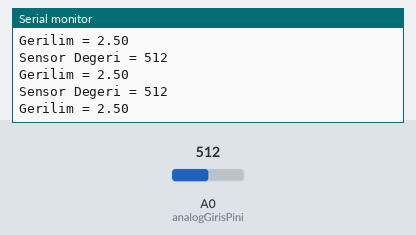
Recording of a sketch running on a simulated Arduino Uno, built with avr-gcc and run on an emulated ATmega328P. Shown: the last lines printed to the serial monitor. The test bench sets the inputs (shaded band); at power-on: A0 (analogGirisPini) = 512.

Above: at 1.3 s.
1.4 s: A0 (analogGirisPini) set to 716
At 1.82 s:
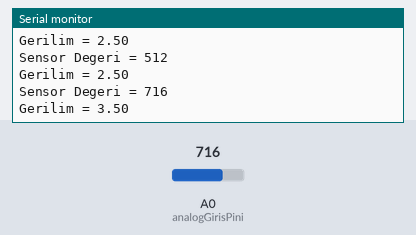
2.9 s: A0 (analogGirisPini) set to 900
At 3.32 s:
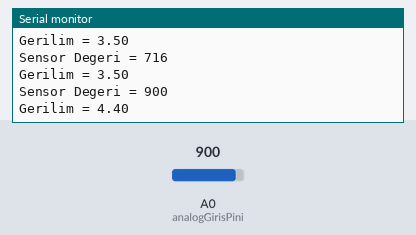
Timing chart, 0 to 5.9 s (numbered marks = the images above; inputs shaded):
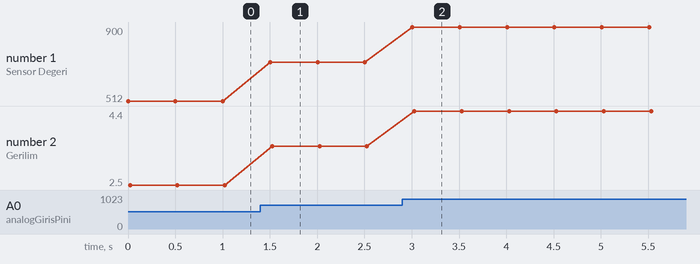

Measured:
- after the input at 1.4 s, the serial monitor: prints a new line after 0.10 s (image 1)
- after the input at 2.9 s, the serial monitor: prints a new line after 0.11 s (image 2)
- plotted number 1: 512 → 716 after the input at 1.4 s, 716 → 900 after the input at 2.9 s
- plotted number 2: 2.5 → 3.5 after the input at 1.4 s, 3.5 → 4.4 after the input at 2.9 s

The sketch:

Analog_GirisCikis1.ino
```cpp
/**********************************************************************
 Arduino Kitabı - Coşkun Taşdemir
 Dikeyeksen Yayınları
 http://www.dikeyeksen.com/muhendislik/arduino.html

 Analog Giriş - Çıkış İşlemleri - Örnek 1
 Analog - Dijital Çevrim Örneği
 A0 pinine bağlı olan potansiyemetrenin gerilim
 değeri okunuyor ve seriporttan gönderiliyor.
 ***********************************************************************/

// Analog giriş pini olarak A0 pinini kullanıyoruz
const int analogGirisPini = A0;  // Potansiyometrenin girişi bu pine bağlanacak.
int potansDegeri = 0;            // Potansiyometreden okunan değer
float gerilimDegeri = 0;         // Gerilim değeri
void setup() {

  // Seri iletişimi başlatıyoruz
  Serial.begin(9600);
}

void loop() {
  // Analog giriş değerini okuyoruz
  potansDegeri = analogRead(analogGirisPini);
  gerilimDegeri = (potansDegeri / 1023.0) * 5.0; // Dijital değer gerilim değerine çevriliyor

  // Sonuçları seriporttan yolluyoruz
  Serial.print("Sensor Degeri = " );
  Serial.println(potansDegeri);
  Serial.print("Gerilim = ");
  Serial.println(gerilimDegeri);

  delay(500);
}
```
